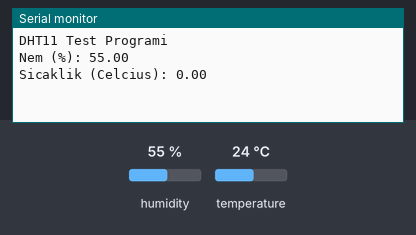
Recording of a sketch running on a simulated Arduino Uno, built with avr-gcc and run on an emulated ATmega328P. On the bench: the last lines printed to the serial monitor. The inputs (shaded band) are chosen by the test bench; at power-on: temperature 24 °C, humidity 55 %.

Above: at 3.2 s.
3.3 s: temperature set to 21 °C
At 5.5 s:
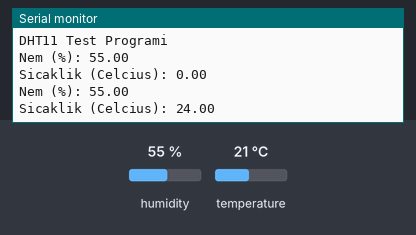
6.0 s: temperature set to 18 °C
At 6.6 s:
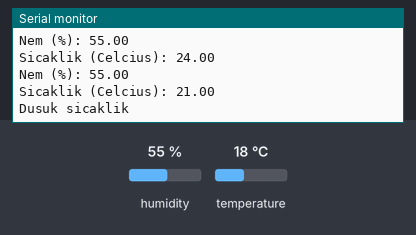
13.6 s: humidity set to 22 %
At 15.1 s:
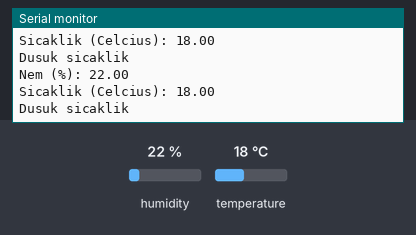
16.3 s: temperature set to 24 °C
At 18.9 s:
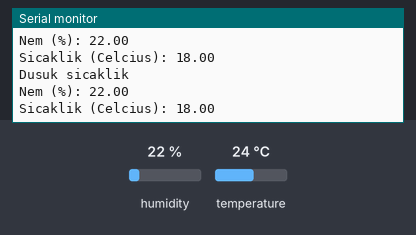
Timing chart, 0 to 20.0 s (numbered marks = the images above; inputs shaded):
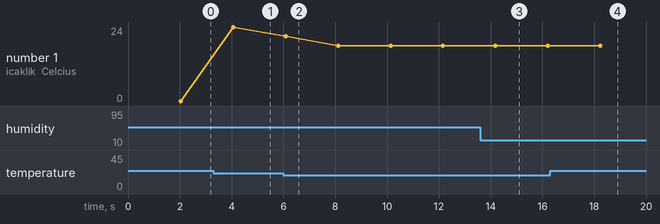

The sketch:

DHT11ornek.ino
```cpp
#include <dht11.h>
#define DHT11PIN 12

dht11 DHT11;
float sicaklik;
float nem=0.0;

void setup() {
  // yüklenirken
    Serial.begin(9600); // Seri iletişimi başlatıyoruz.
  delay(2000);        // 2sn bekleme
  Serial.println("DHT11 Test Programi");  // seri porttan bilgilendirme

}
void Kontrol()
{
  if(sicaklik<=25&&sicaklik>=20&&nem<=40&&nem>=60)
  {
    digitalWrite(10,HIGH);
     digitalWrite(9,LOW);
      digitalWrite(8,LOW);
       digitalWrite(7,LOW);
        digitalWrite(6,LOW);

    //STABİL
  }
  else if(sicaklik<20)
  {
     digitalWrite(9,HIGH);
      digitalWrite(8,LOW);
     Serial.println("Dusuk sicaklik ");
  }
  else if(sicaklik>25)
  {
     digitalWrite(8,HIGH);
      digitalWrite(9,LOW);
     Serial.println("Yüksek sicaklik ");
  }


  else if(nem<40)
  {
     digitalWrite(7,HIGH);
      digitalWrite(6,LOW);
  }
  else if(nem>60)
  {
     digitalWrite(7,LOW);
     digitalWrite(6,HIGH);
  }
}
void loop() {
  // döngü

  DHT11.read(12);
  Serial.print("Nem (%): ");
  Serial.println((float)DHT11.humidity, 2);

  Serial.print("Sicaklik (Celcius): ");
  Serial.println(sicaklik);

  sicaklik=(float)DHT11.temperature;
  nem=(float)DHT11.humidity;
  Kontrol();
  delay(2000);

}
```

Measured:
- the behaviour switches between 20 and 19 °C on temperature (found by bisection; images 1 and 2)
- after the input at 6.0 s, the serial monitor: prints a new line after 0.12 s (image 2)
- after the input at 13.6 s, the serial monitor: prints a new line after 0.57 s (image 3)
- plotted number 1: 24 → 18 after the input at 6.0 s
